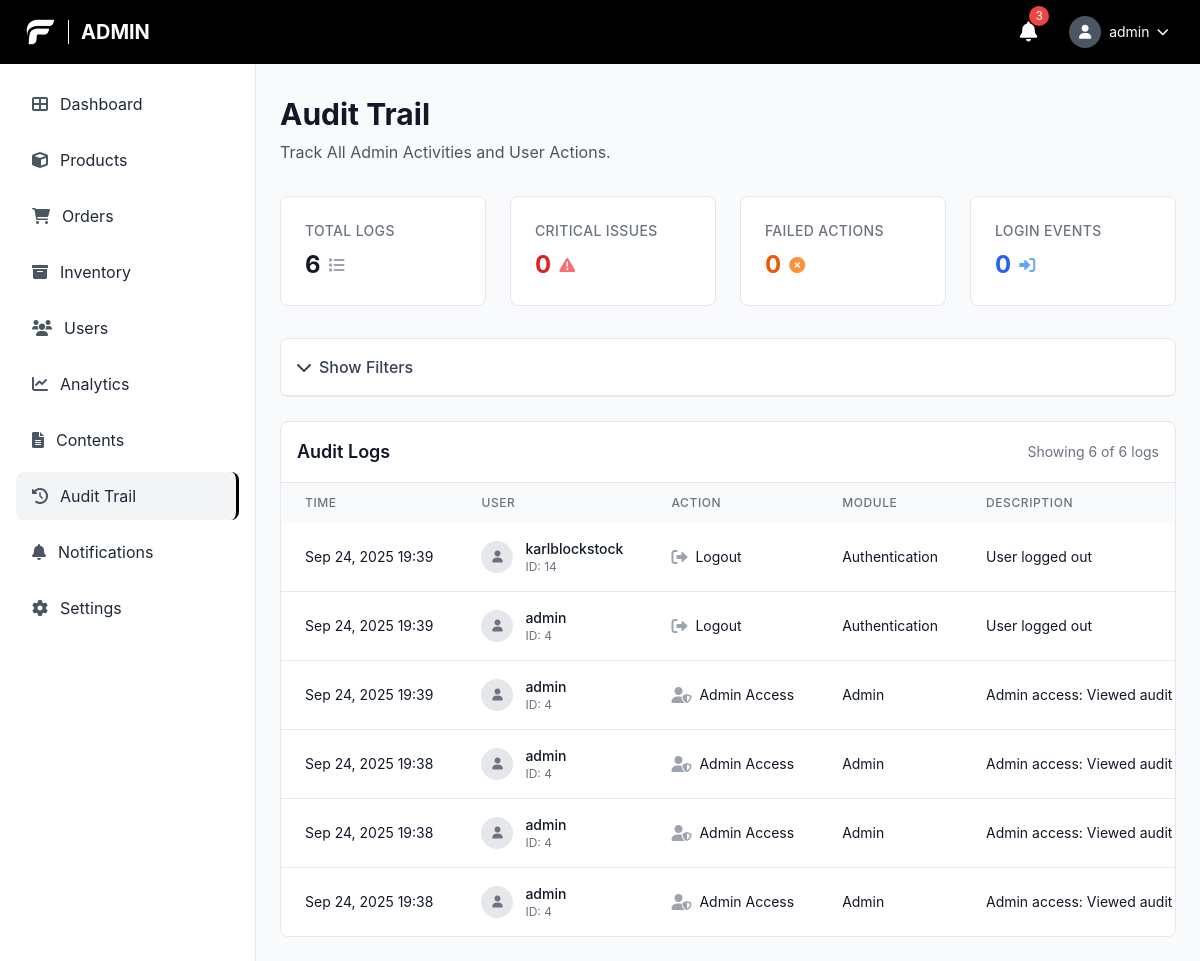
/admin/audit_logs.php (signed in), run on an earlier commit of the app's database.
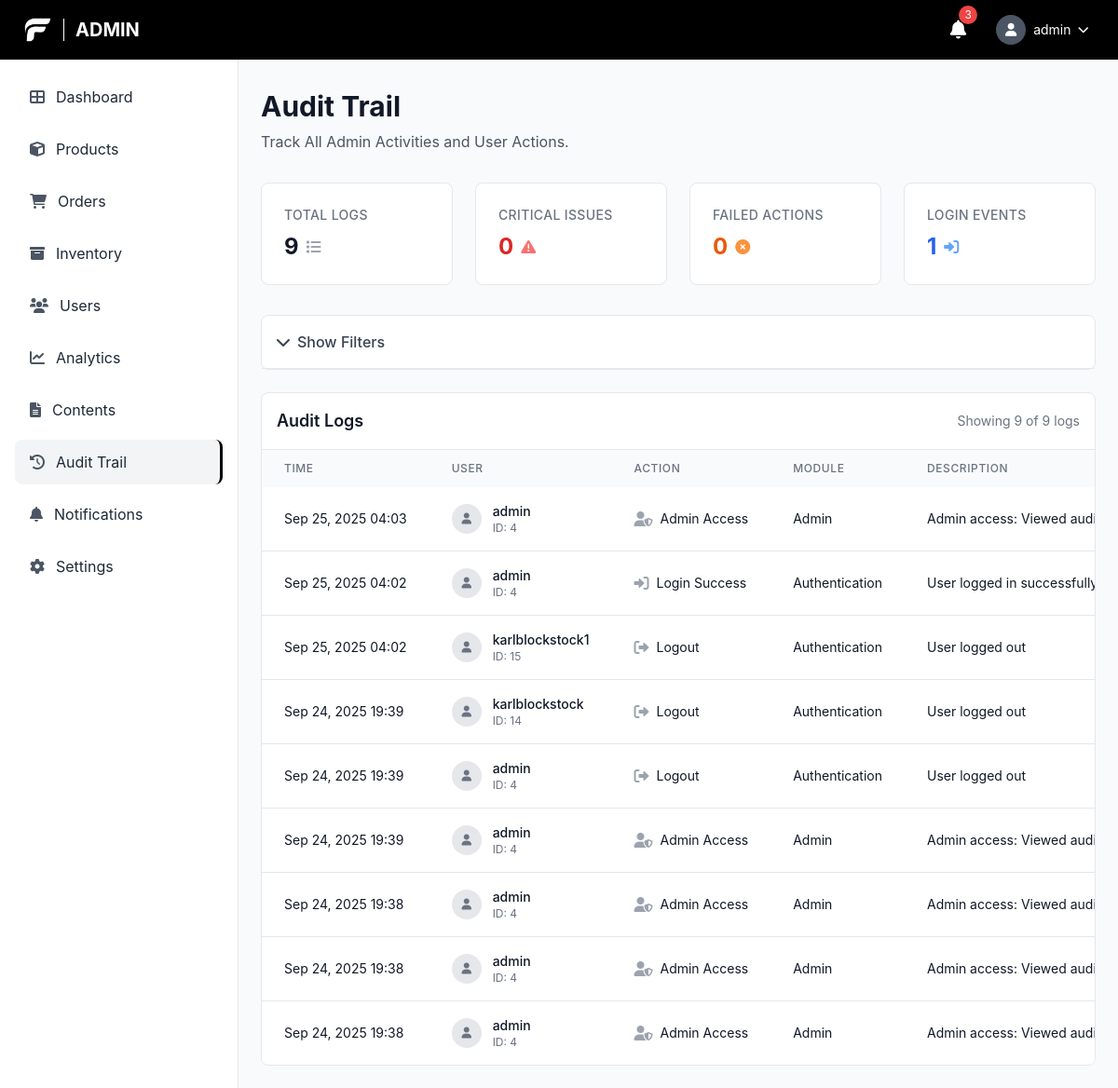
And on a later commit of the database.
### tables this page shows
CREATE TABLE `audit_logs` (
  `audit_id` bigint(20) UNSIGNED NOT NULL,
  `user_id` bigint(20) UNSIGNED DEFAULT NULL COMMENT 'ID of the user who performed the action',
  `username` varchar(100) DEFAULT NULL COMMENT 'Username for quick reference',
  `action_type` enum('login_success','login_failed','logout','password_change','password_reset_request','password_reset_complete','profile_update','user_create','user_update','user_delete','user_status_change','product_create','product_update','product_delete','product_status_change','inventory_adjustment','order_create','order_update','order_status_change','order_cancel','order_refund','payment_process','payment_refund','promo_create','promo_update','promo_delete','promo_status_change','category_create','category_update','category_delete','subcategory_create','subcategory_update','subcategory_delete','shipping_fee_update','system_settings_change','admin_access','data_export','data_import','content_create','content_update','content_delete','content_archive','content_publish','other') NOT NULL COMMENT 'Type of action performed',
  `module` varchar(50) NOT NULL COMMENT 'Module/feature where action occurred (e.g., users, products, orders)',
  `description` text NOT NULL COMMENT 'Detailed description of the action',
  `old_values` longtext DEFAULT NULL COMMENT 'JSON of old values before change',
  `new_values` longtext DEFAULT NULL COMMENT 'JSON of new values after change',
  `ip_address` varchar(45) DEFAULT NULL COMMENT 'IP address of the user',
  `user_agent` text DEFAULT NULL COMMENT 'User agent string',
  `reference_id` bigint(20) UNSIGNED DEFAULT NULL COMMENT 'ID of the record being modified (e.g., product_id, order_id)',
  `reference_type` varchar(50) DEFAULT NULL COMMENT 'Type of reference (e.g., product, order, user)',
  `severity` enum('low','medium','high','critical') NOT NULL DEFAULT 'low' COMMENT 'Severity level of the action',
  `status` enum('success','failed','warning') NOT NULL DEFAULT 'success' COMMENT 'Status of the action',
  `created_at` timestamp NOT NULL DEFAULT current_timestamp()
);

### config/database.php (called while the page is built, shortened)
<?php
function getDBConnection() {
    try {
        $pdo = new PDO(
            "mysql:host=" . DB_HOST . ";dbname=" . DB_NAME . ";charset=utf8mb4",
            DB_USER,
            DB_PASS,
            [
                PDO::ATTR_ERRMODE => PDO::ERRMODE_EXCEPTION,
                PDO::ATTR_DEFAULT_FETCH_MODE => PDO::FETCH_ASSOC,
                PDO::ATTR_EMULATE_PREPARES => false
            ]
        );
        return $pdo;
    } catch (PDOException $e) {
        die("Database connection failed: " . $e->getMessage());
    }
}
?>

### config/audit_logger.php (called while the page is built, shortened)
<?php
require_once __DIR__ . '/database.php';
class AuditLogger {
    private $pdo;
    public function __construct() {
        $this->pdo = getDBConnection();
    }
    public function getLogs($filters = [], $limit = 50, $offset = 0) {
        $whereConditions = [];
        $params = [];
        $whereClause = !empty($whereConditions) ? 'WHERE ' . implode(' AND ', $whereConditions) : '';
        $sql = "
            SELECT al.*, u.username as user_username, u.email as user_email
            FROM audit_logs al
            LEFT JOIN users u ON al.user_id = u.user_id
            {$whereClause}
            ORDER BY al.created_at DESC
            LIMIT ? OFFSET ?
        ";
        $params[] = $limit;
        $params[] = $offset;
        $stmt = $this->pdo->prepare($sql);
        $stmt->execute($params);
        return $stmt->fetchAll();
    }
}
?>

### admin/audit_logs.php (the view, shortened to what the rows shown need)
<?php
require_once '../config/database.php';
require_once '../config/audit_logger.php';
$auditLogger = new AuditLogger();
$auditLogger->logAdminAccess('Viewed audit logs', 'Accessed audit trail page');
$filters = [
    'user_id' => $_GET['user_id'] ?? '',
    'action_type' => $_GET['action_type'] ?? '',
    'module' => $_GET['module'] ?? '',
    'severity' => $_GET['severity'] ?? '',
    'date_from' => $_GET['date_from'] ?? '',
    'date_to' => $_GET['date_to'] ?? '',
    'search' => $_GET['search'] ?? ''
];
$filters = array_filter($filters, function($value) {
    return $value !== '';
});
$page = max(1, (int)($_GET['page'] ?? 1));
$limit = 25;
$offset = ($page - 1) * $limit;
$logs = $auditLogger->getLogs($filters, $limit, $offset);
function getActionTypeIcon($actionType) {
    if (strpos($actionType, 'login') !== false) return 'fas fa-sign-in-alt';
    if (strpos($actionType, 'logout') !== false) return 'fas fa-sign-out-alt';
    if (strpos($actionType, 'admin') !== false) return 'fas fa-user-shield';
    return 'fas fa-circle';
}
?>
<!DOCTYPE html>
<html lang="en">
<head>
    <script src="https://cdn.tailwindcss.com"></script>
    <link href="https://cdnjs.cloudflare.com/ajax/libs/font-awesome/6.0.0/css/all.min.css" rel="stylesheet">
    <link rel="stylesheet" href="../css/style.css">
</head>
<body class="font-body bg-gray-50">
    <header class="bg-black text-white fixed top-0 left-0 right-0 z-50 h-16 flex items-center justify-between px-6">
        <div class="flex items-center space-x-3">
            <h1 class="text-xl font-bold uppercase">Admin</h1>
        </div>
    </header>
    <main class="ml-64 pt-16 pb-6 px-6 pt-24">
        <div class="mb-8">
            <h1 class="text-3xl font-bold text-gray-900 mb-2">Audit Trail</h1>
        </div>
        <div class="bg-white rounded-lg border border-gray-200 overflow-hidden">
            <?php if (empty($logs)): ?>
                <div class="text-center py-12">
                    <i class="fas fa-history text-4xl text-gray-300 mb-4"></i>
                    <p class="text-gray-500 text-lg">No audit logs found</p>
                    <p class="text-gray-400 text-sm">Try adjusting your filters or check back later</p>
                </div>
            <?php else: ?>
                <div class="overflow-x-auto">
                    <table class="w-full">
                        <thead class="bg-gray-50">
                            <tr>
                                <th class="px-6 py-3 text-left text-xs font-medium text-gray-500 uppercase tracking-wider">Time</th>
                                <th class="px-6 py-3 text-left text-xs font-medium text-gray-500 uppercase tracking-wider">User</th>
                                <th class="px-6 py-3 text-left text-xs font-medium text-gray-500 uppercase tracking-wider">Action</th>
                                <th class="px-6 py-3 text-left text-xs font-medium text-gray-500 uppercase tracking-wider">Module</th>
                                <th class="px-6 py-3 text-left text-xs font-medium text-gray-500 uppercase tracking-wider">Description</th>
                            </tr>
                        </thead>
                        <tbody class="bg-white divide-y divide-gray-200">
                            <?php foreach ($logs as $log): ?>
                                <tr class="log-row">
                                    <td class="px-6 py-4 whitespace-nowrap text-sm text-gray-900">
                                        <?php echo date('M j, Y H:i', strtotime($log['created_at'])); ?>
                                    </td>
                                    <td class="px-6 py-4 whitespace-nowrap">
                                        <div class="flex items-center">
                                            <div class="w-8 h-8 bg-gray-200 rounded-full flex items-center justify-center mr-3">
                                                <i class="fas fa-user text-gray-500 text-xs"></i>
                                            </div>
                                            <div>
                                                <div class="text-sm font-medium text-gray-900">
                                                    <?php echo htmlspecialchars($log['username'] ?: 'System'); ?>
                                                </div>
                                                <div class="text-xs text-gray-500">
                                                    ID: <?php echo $log['user_id'] ?: 'N/A'; ?>
                                                </div>
                                            </div>
                                        </div>
                                    </td>
                                    <td class="px-6 py-4 whitespace-nowrap">
                                        <div class="flex items-center">
                                            <i class="<?php echo getActionTypeIcon($log['action_type']); ?> text-gray-400 mr-2"></i>
                                            <span class="text-sm text-gray-900">
                                                <?php echo ucwords(str_replace('_', ' ', $log['action_type'])); ?>
                                            </span>
                                        </div>
                                    </td>
                                    <td class="px-6 py-4 whitespace-nowrap text-sm text-gray-900">
                                        <?php echo ucwords(str_replace('_', ' ', $log['module'])); ?>
                                    </td>
                                    <td class="px-6 py-4 text-sm text-gray-900 max-w-xs truncate">
                                        <?php echo htmlspecialchars($log['description']); ?>
                                    </td>
                                </tr>
                            <?php endforeach; ?>
                        </tbody>
                    </table>
                </div>
            <?php endif; ?>
        </div>
    </main>
</body>
</html>

What changed in the data, as far as the page shows it:
added audit_logs: created_at "Sep 25, 2025 04:03", username "admin", user "4", action_type "Admin Access", module "Admin", description "Admin access: Viewed audit logs - Acc…"
added audit_logs: created_at "Sep 25, 2025 04:02", username "admin", user "4", action_type "Login Success", module "Authentication", description "User logged in…"
added audit_logs: created_at "Sep 25, 2025 04:02", username "karlblockstock1", user "15", action_type "Logout", module "Authentication", description "User logged out"
Also different on the page:
$stats['total_logs']: "6" → "9"
$stats['login_logs']: "0" → "1"
count($logs): "6" → "9"
$totalLogs: "6" → "9"
